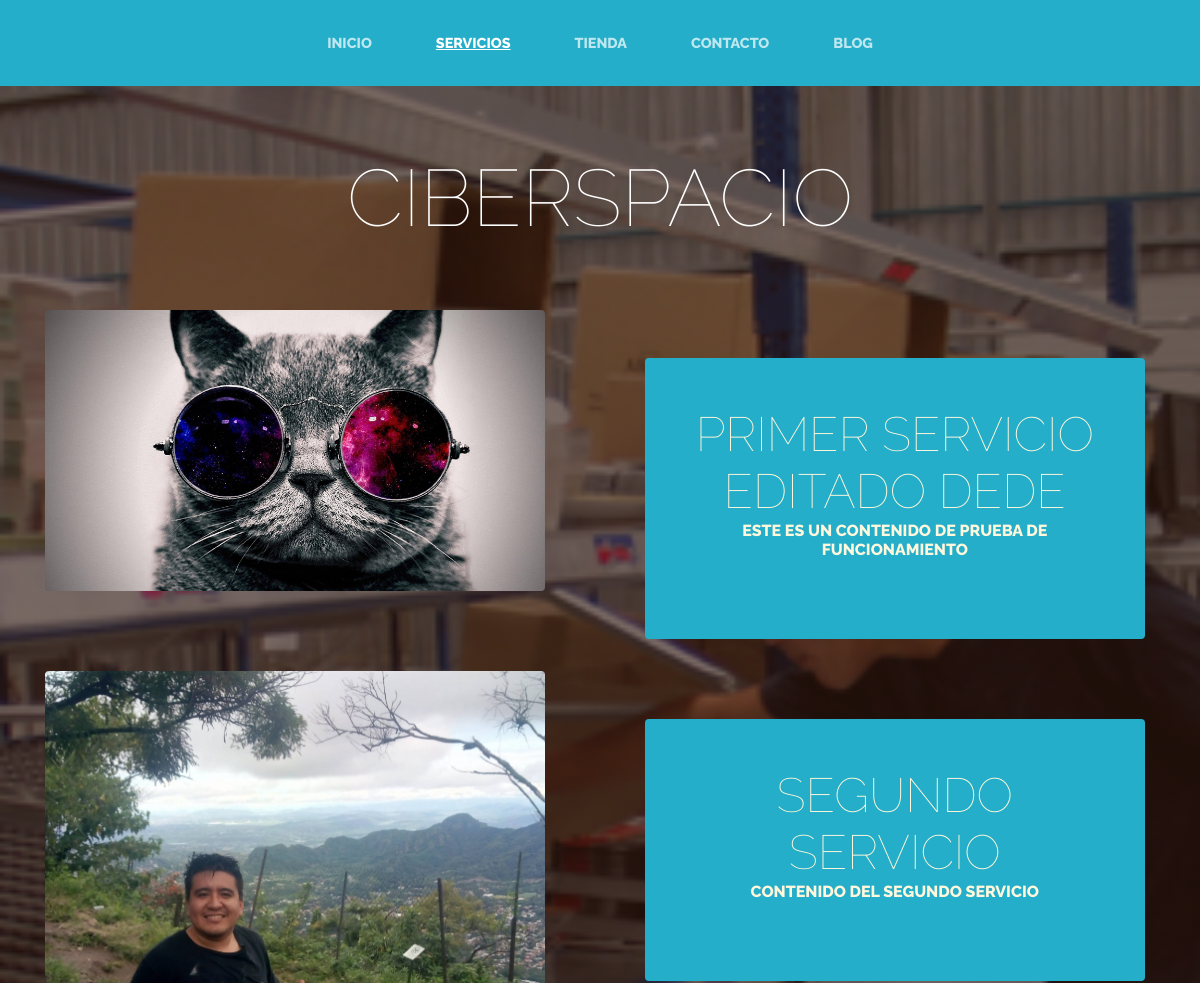
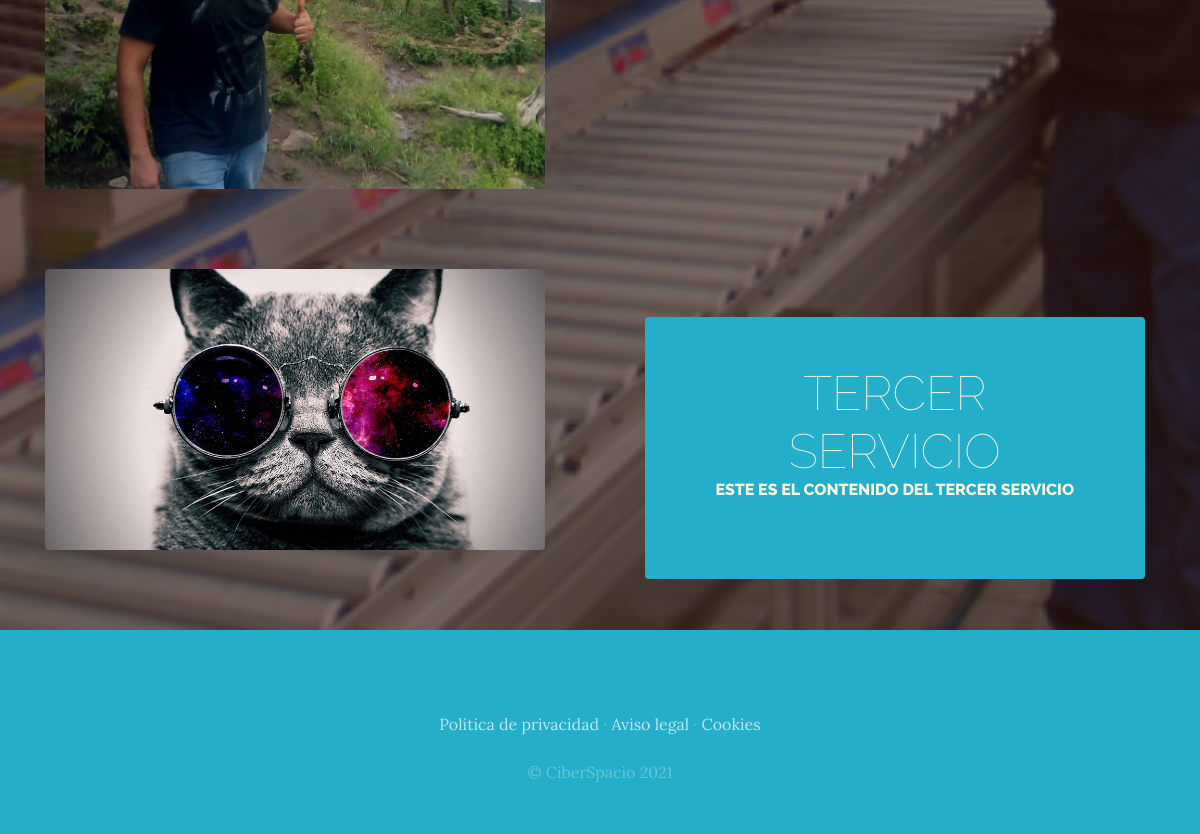
The app's page /servicios/ with its own data (2 pictures, top to bottom).
### servicios/models.py (models this page shows, shortened)
class Servicio(models.Model):
    titulo = models.CharField(max_length=50)
    contenido = models.CharField(max_length=50)
    imagen = models.ImageField(upload_to='servicios')
    created = models.DateTimeField(auto_now_add=True)
    updated = models.DateTimeField(auto_now_add=True)
    class Meta:
        verbose_name = 'servicio'
        verbose_name_plural = 'servicios'

### servicios/views.py (the view)
# urls.py: path('servicios/', include('servicios.urls')),
def servicios(request):
    servicios = Servicio.objects.all()
    return render(request,"servicios/servicios.html",{"servicios":servicios})

### servicios/templates/servicios/servicios.html
{% extends "ProyectoWebApp/base.html" %}
{% load static %}
{% block content %}
{% for servicio in servicios %}
<section class="page-section clearfix">
    <div class="container">
      <div class="intro">
        <img class="intro-img img-fluid mb-3 mb-lg-0 rounded" src="{{servicio.imagen.url}}" alt="" style="width: 500px;">
        <div class="intro-text left-0 text-center bg-faded p-5 rounded">
          <h2 class="section-heading mb-4" >
            <span class="section-heading-lower">{{servicio.titulo}}</span>
            <span class="section-heading-upper">{{servicio.contenido}}</span>
          </h2>
        </div>
      </div>
    </div>
  </section>
{% endfor %}
{% endblock %}

### ProyectoWebApp/templates/ProyectoWebApp/base.html (shortened to what this page needs)
<html>
<head>
    {% load static %}
    <link href="{% static 'ProyectoWebApp/vendor/bootstrap/css/bootstrap.min.css' %}" rel="stylesheet">
    <link href="{% static 'ProyectoWebApp/css/gestion.css' %}" rel="stylesheet">
</head>
<body>
 <nav class="navbar navbar-expand-lg navbar-dark py-lg-4" id="mainNav">
    <div class="container">
      <div class="collapse navbar-collapse" id="navbarResponsive">
        <ul class="navbar-nav mx-auto">
          <li class="nav-item {% if request.path == '/' %}active {% endif %}px-lg-4">
            <a class="nav-link text-uppercase text-expanded" href="{% url 'Home' %}">Inicio</a>
          </li>
          <li class="nav-item {% if request.path == '/servicios/' %} active {% endif %}px-lg-4">
            <a class="nav-link text-uppercase text-expanded" href="{% url 'Servicios' %}">Servicios</a>
          </li>
          <li class="nav-item {% if request.path == '/tienda'%} active {% endif %} px-lg-4">
            <a class="nav-link text-uppercase text-expanded" href="{% url 'Tienda' %}">Tienda</a>
          </li>
          <li class="nav-item {% if request.path == '/contacto'%} active {% endif %} px-lg-4">
            <a class="nav-link text-uppercase text-expanded" href="{% url 'Contacto' %}">Contacto</a>
          </li>
          <li class="nav-item {% if request.path == '/blog'%} active {% endif %} px-lg-4">
            <a class="nav-link text-uppercase text-expanded" href="{% url 'Blog' %}">Blog</a>
          </li>
        </ul>
      </div>
    </div>
  </nav>
  <h1 class="site-heading text-center text-white d-none d-lg-block">
    <span class="site-heading-lower">CiberSpacio</span>
  </h1>
{% block content %}
{% endblock %}
    <footer class="footer text-faded text-center py-5">
      <div class="container">
        <p class="m-0 mbt">
        	<a href="sample.html" class="link">Política de privacidad</a> ·
        	<a href="sample.html" class="link">Aviso legal</a> ·
        	<a href="sample.html" class="link">Cookies</a>
		</p>
        <p class="m-0 mbt1">&copy; CiberSpacio 2021</p>
      </div>
	</footer>
</body>
</html>

### ProyectoWebApp/static/ProyectoWebApp/css/gestion.css (style rules this page uses)
body { font-family: 'Lora'; background: linear-gradient(rgba(47, 23, 15, 0.65), rgba(47, 23, 15, 0.65)), url("../img/bg_main.jpg"); background-attachment: fixed; background-position: center; background-size: cover; }
h1, h2, h3, h4, h5, h6 { font-family: 'Raleway'; }
p { line-height: 1.75; }
.text-faded { color: rgba(255, 255, 255, 0.3); }
.site-heading { margin-top: 5rem; margin-bottom: 5rem; text-transform: uppercase; line-height: 1; font-family: 'Raleway'; }
.site-heading .site-heading-lower { font-size: 5rem; font-weight: 100; line-height: 4rem; }
.page-section { margin-top: 5rem; margin-bottom: 5rem; }
.section-heading { text-transform: uppercase; }
.section-heading .section-heading-upper { display: block; font-size: 1rem; font-weight: 800; padding-bottom:.5rem; }
.section-heading .section-heading-lower { display: block; font-size: 3rem; font-weight: 100; }
.bg-faded { background-color: rgba(255, 255, 255, 0.85);*/ }
#mainNav { background-color:#25AEC9; font-family: 'Raleway'; }
#mainNav .navbar-nav .nav-item .nav-link { color: rgba(255, 255, 255, 0.7); font-weight: 800; }
#mainNav .navbar-nav .nav-item.active .nav-link { color: #ffffff; text-decoration: underline; }
@media (min-width: 992px) { #mainNav .navbar-nav .nav-item .nav-link { font-size: 0.9rem; } }
.intro { position: relative; }
@media (min-width: 992px) { .intro .intro-img { width: 75%; float: left; } }
@media (min-width: 992px) { .intro .intro-text { left: 600; width: 60%; margin-top: 3rem; background-color:#25AEC9; color: cornsilk; position: absolute; } }
@media (min-width: 1200px) { .intro .intro-text { width: 45%; } }
.footer { background-color:#25AEC9; }
.mbt { padding-top: 2rem; }
.mbt1 { padding-top: 1.25rem; }
a.link { color: rgba(255, 255, 255, 0.7); }

### records on screen
Servicio: imagen (picture), titulo "PRIMER SERVICIO EDITADO DEDE", contenido "ESTE ES UN CONTENIDO DE PRUEBA DE FUNCIONAMIENTO"
Servicio: imagen (picture), titulo "SEGUNDO SERVICIO", contenido "CONTENIDO DEL SEGUNDO SERVICIO"
Servicio: imagen (picture), titulo "TERCER SERVICIO", contenido "ESTE ES EL CONTENIDO DEL TERCER SERVICIO"
